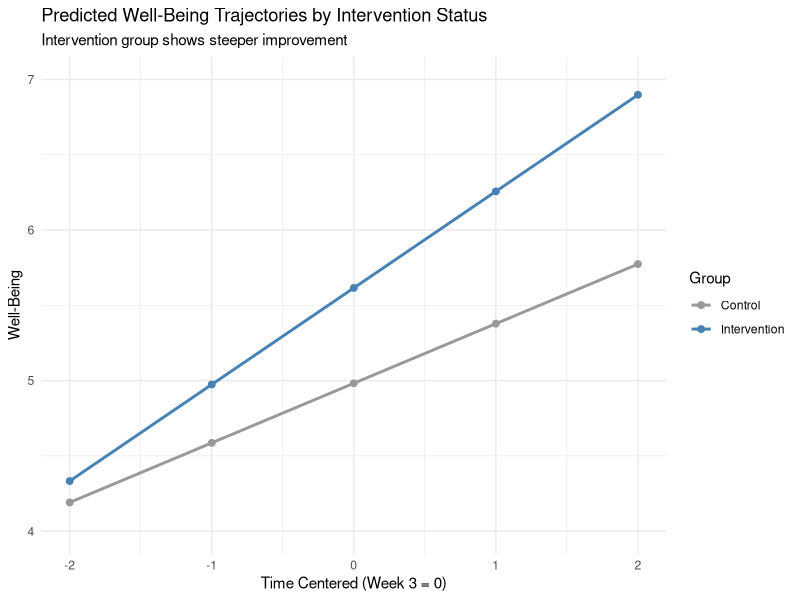
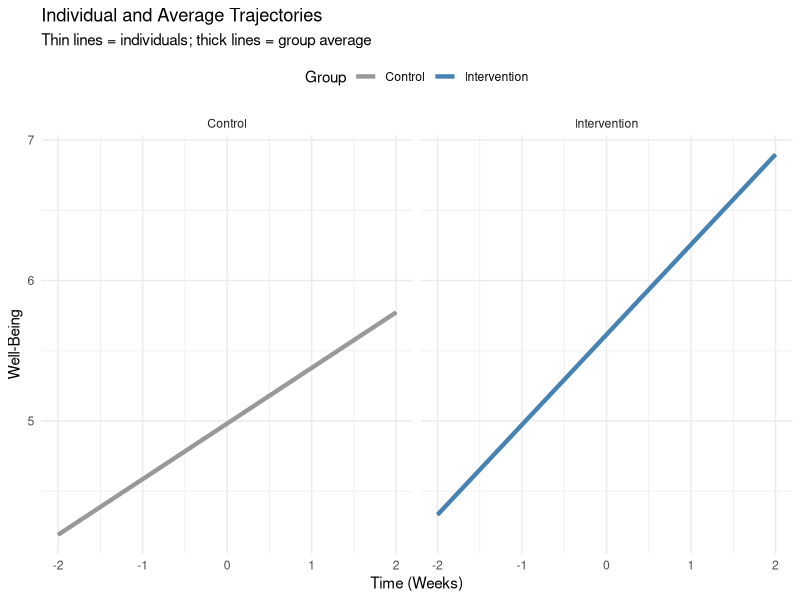

These charts were generated, in order, by the following R code:
## ---- chunk 1
set.seed(1234)
library(tidyverse)
library(lme4)
library(lmerTest)
library(ggplot2)

# Simulation parameters
n_persons <- 100
n_timepoints <- 5
n_total <- n_persons * n_timepoints

# Person-level random effects
set.seed(1234)
person_data <- tibble(
  person_id = 1:n_persons,
  u_0i = rnorm(n_persons, mean = 0, sd = 1.2),   # variance in intercepts
  u_1i = rnorm(n_persons, mean = 0, sd = 0.35),  # variance in slopes
  intervention = rep(c(0, 1), each = n_persons / 2)  # 50 control, 50 intervention
)

# Create long-format data: observations within persons
growth_data <- expand_grid(
  person_id = 1:n_persons,
  week = 1:n_timepoints
) %>%
  mutate(time_centered = week - 3) %>%  # center at midpoint (week 3)
  left_join(person_data, by = "person_id") %>%
  mutate(
    # Generate outcome: well-being on 1-10 scale
    # Base trajectory: Y = 5.5 + 0.4*week
    # Add person-level random effects
    # Intervention accelerates change (slope = 0.6 instead of 0.4)
    slope_effect = if_else(intervention == 1, 0.6, 0.4),
    well_being_mean = 5.5 + u_0i + (slope_effect + u_1i) * time_centered,
    well_being = pmin(10, pmax(1, well_being_mean + rnorm(n_total, 0, 0.7)))  # clip to 1-10
  ) %>%
  select(person_id, week, time_centered, well_being, intervention)

# Display first few observations
head(growth_data, 10)

# Quick summary: mean trajectory
growth_data %>%
  group_by(week) %>%
  summarise(mean_wb = mean(well_being), sd_wb = sd(well_being))
## ---- chunk 2
# Unconditional growth model: estimating variance in intercepts and slopes
model_unconditional <- lmer(
  well_being ~ time_centered + (1 + time_centered | person_id),
  data = growth_data
)

summary(model_unconditional)
## ---- chunk 3
# Extract random effects (Best Linear Unbiased Predictors)
ranef_person <- ranef(model_unconditional)$person_id %>%
  rownames_to_column("person_id") %>%
  mutate(person_id = as.numeric(person_id)) %>%
  rename(u_0i = `(Intercept)`, u_1i = time_centered)

# Fixed effects
gamma_00 <- fixef(model_unconditional)["(Intercept)"]
gamma_10 <- fixef(model_unconditional)["time_centered"]

# Compute person-specific trajectories
ranef_person <- ranef_person %>%
  mutate(
    intercept = gamma_00 + u_0i,
    slope = gamma_10 + u_1i
  ) %>%
  left_join(person_data, by = "person_id")

# Show variability in growth parameters
ranef_person %>%
  summarise(
    mean_intercept = mean(intercept),
    sd_intercept = sd(intercept),
    min_intercept = min(intercept),
    max_intercept = max(intercept),
    mean_slope = mean(slope),
    sd_slope = sd(slope),
    min_slope = min(slope),
    max_slope = max(slope)
  )
## ---- chunk 4
# Conditional growth model: intervention predicts slope
model_conditional <- lmer(
  well_being ~ time_centered * intervention + (1 + time_centered | person_id),
  data = growth_data
)

summary(model_conditional)
## ---- chunk 5
# More flexible model: intervention predicts both intercept and slope
model_full <- lmer(
  well_being ~ time_centered * intervention + (1 + time_centered | person_id),
  data = growth_data
)

# Extract predictions for a typical person in each group
newdata <- expand_grid(
  person_id = NA_integer_,
  intervention = c(0, 1),
  time_centered = -2:2
)

# Get population-level predictions (fixed effects only)
predictions <- newdata %>%
  mutate(
    fitted = predict(model_full, newdata = newdata, re.form = NA)
  )

# Visualize
ggplot(predictions, aes(x = time_centered, y = fitted, color = factor(intervention))) +
  geom_line(linewidth = 1) +
  geom_point(size = 2) +
  scale_color_manual(
    values = c("0" = "gray60", "1" = "steelblue"),
    labels = c("0" = "Control", "1" = "Intervention")
  ) +
  labs(
    title = "Predicted Well-Being Trajectories by Intervention Status",
    x = "Time Centered (Week 3 = 0)",
    y = "Well-Being",
    color = "Group",
    subtitle = "Intervention group shows steeper improvement"
  ) +
  theme_minimal() +
  ylim(4, 7)
## ---- chunk 6
# Quadratic growth model
growth_data <- growth_data %>%
  mutate(time_sq = time_centered^2)

model_poly <- lmer(
  well_being ~ time_centered + time_sq + (1 + time_centered | person_id),
  data = growth_data
)

summary(model_poly)
## ---- chunk 7
# Suppose the intervention begins at week 3 (time_centered = 0)
# Pre-intervention slope, post-intervention slope

growth_data <- growth_data %>%
  mutate(
    time_pre = pmin(time_centered, 0),      # 0 from week 3 onward
    time_post = pmax(time_centered, 0)      # 0 before week 3
  )

model_piecewise <- lmer(
  well_being ~ time_pre + time_post + (1 | person_id),
  data = growth_data
)

summary(model_piecewise)
## ---- chunk 8
# Add a time-varying covariate: stress (measured at each week)
growth_data <- growth_data %>%
  mutate(
    stress_centered = rnorm(nrow(growth_data), mean = 0, sd = 1)
  )

# Model well-being with time and time-varying stress
model_tvc <- lmer(
  well_being ~ time_centered + stress_centered +
    (1 + time_centered | person_id),
  data = growth_data
)

summary(model_tvc)
## ---- chunk 9
# Extract person-specific predictions
person_preds <- expand_grid(
  person_id = 1:n_persons,
  time_centered = -2:2
) %>%
  left_join(person_data %>% select(person_id, intervention), by = "person_id") %>%
  mutate(
    fitted = predict(model_conditional, newdata = ., re.form = NA)
  ) %>%
  left_join(person_data, by = c("person_id", "intervention"))

# Group average
group_preds <- predictions

# Spaghetti plot
ggplot() +
  geom_line(
    data = person_preds,
    aes(x = time_centered, y = fitted, group = person_id, color = factor(intervention)),
    alpha = 0.15,
    linewidth = 0.5
  ) +
  geom_line(
    data = group_preds,
    aes(x = time_centered, y = fitted, color = factor(intervention)),
    linewidth = 1.5
  ) +
  scale_color_manual(
    values = c("0" = "gray60", "1" = "steelblue"),
    labels = c("0" = "Control", "1" = "Intervention")
  ) +
  facet_wrap(~intervention, labeller = labeller(intervention = c("0" = "Control", "1" = "Intervention"))) +
  labs(
    title = "Individual and Average Trajectories",
    subtitle = "Thin lines = individuals; thick lines = group average",
    x = "Time (Weeks)",
    y = "Well-Being",
    color = "Group"
  ) +
  theme_minimal() +
  theme(legend.position = "top")
## ---- chunk 10
# Simulate 14-day diary study
set.seed(1234)
n_persons_diary <- 50
n_days <- 14
n_total_diary <- n_persons_diary * n_days

person_diary <- tibble(
  person_id = 1:n_persons_diary,
  u_0i = rnorm(n_persons_diary, 0, 0.8),
  u_1i = rnorm(n_persons_diary, 0, 0.08)  # smaller variance in daily slope
)

diary_data <- expand_grid(
  person_id = 1:n_persons_diary,
  day = 1:n_days
) %>%
  mutate(day_centered = day - 7.5) %>%
  left_join(person_diary, by = "person_id") %>%
  mutate(
    stress = 5.5 + u_0i - 0.1 * day_centered + u_1i * day_centered + rnorm(n_total_diary, 0, 0.6)
  ) %>%
  select(person_id, day, day_centered, stress)

# Fit growth curve model
diary_model <- lmer(
  stress ~ day_centered + (1 + day_centered | person_id),
  data = diary_data
)

summary(diary_model)
